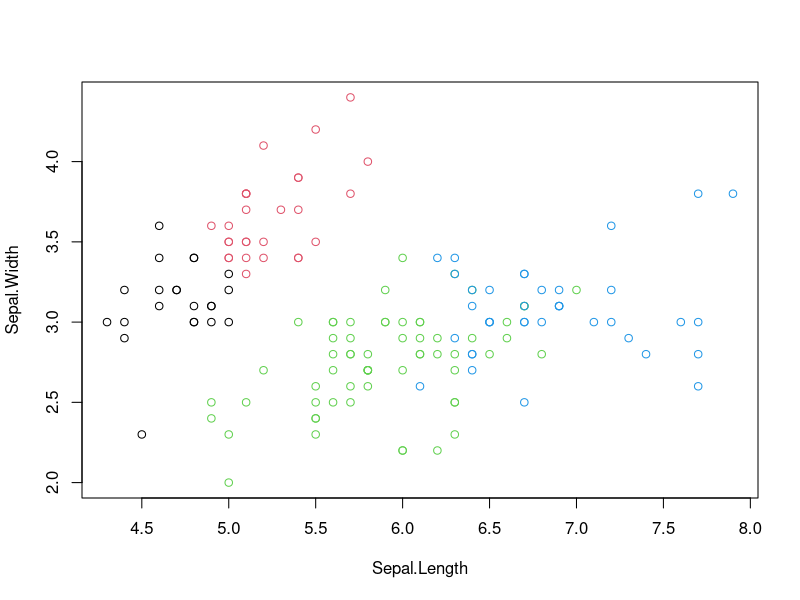

Here is the R script that generated this plot:

#9 kmeans
iris
iris1<-iris[,c(1:4)]
iris1

res<-kmeans(iris1,4)
res

res$withinss
res$cluster

iris$Species

table(iris$Species,res$cluster)
plot(iris1[,c("Sepal.Length","Sepal.Width")],col=res$cluster)
